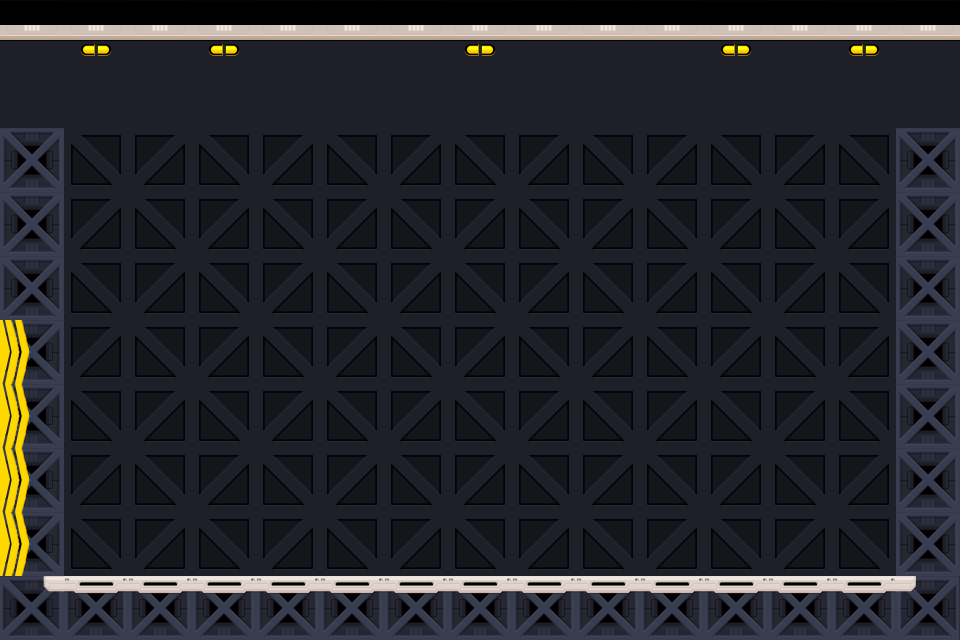

Tiled map render using the project's own tile images. Description and the whole map definition, tile-layer contents included, below:
An orthogonal 15x10 tile map with 64x64 px tiles, 1 tile layer (field) and 2 objects.

<map version="1.0" tiledversion="1.1.2" orientation="orthogonal" renderorder="right-down" width="15" height="10" tilewidth="64" tileheight="64" infinite="0" nextobjectid="13">
 <tileset firstgid="1" name="tileset" tilewidth="64" tileheight="64" tilecount="30" columns="5">
  <image source="../assets/tileset.png" width="320" height="384" />
 </tileset>
 <layer name="field" width="15" height="10">
  <data encoding="csv">
7,8,7,8,7,7,7,8,7,7,7,8,7,8,7,
12,12,12,12,12,12,12,12,12,12,12,12,12,12,12,
6,9,10,9,10,9,10,9,10,9,10,9,10,9,6,
6,10,9,10,9,10,9,10,9,10,9,10,9,10,6,
6,9,10,9,10,9,10,9,10,9,10,9,10,9,6,
1,10,9,10,9,10,9,10,9,10,9,10,9,10,6,
1,9,10,9,10,9,10,9,10,9,10,9,10,9,6,
1,10,9,10,9,10,9,10,9,10,9,10,9,10,6,
1,9,10,9,10,9,10,9,10,9,10,9,10,9,6,
4,3,3,3,3,3,3,3,3,3,3,3,3,3,5
</data>
 </layer>
 <objectgroup name="Collisions" visible="0">
  <object id="12" x="64" y="-1">
   <polyline points="0,0 1,576 832,577 832,1 896,1 896,641 -64,641 -64,1 0,1" />
  </object>
 </objectgroup>
 <objectgroup name="spawn">
  <object id="6" gid="19" x="102" y="493" width="64" height="64" />
 </objectgroup>
</map>
